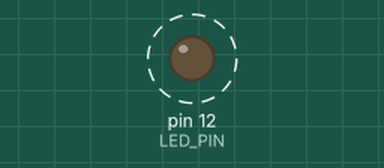
Recording of a program running on a simulated Raspberry Pi (header pin numbers). On the bench: output pins drawn as LEDs (lit = HIGH). Dashed ring = blinking. At 4.0 s the program stops and its outputs stay as they are.

Above: at 0.5 s.
Timing chart, 0 to 4.6 s (numbered marks = the images above):
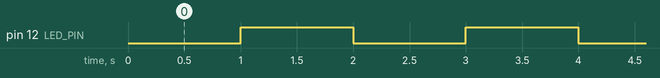

The program:

led.py
```python
import RPi.GPIO as GPIO
import time

LED_PIN = 12

def setup():
    global p
    GPIO.setmode(GPIO.BOARD)  # physical location
    GPIO.setup(LED_PIN, GPIO.OUT)
    led_off();

def led_off():
    GPIO.output(LED_PIN, GPIO.LOW)

def led_on():
    GPIO.output(LED_PIN, GPIO.HIGH)

def destroy():
    led_off()
    GPIO.cleanup()

if __name__ == '__main__':
    setup()
    time.sleep(1)
    led_on()
    time.sleep(1)
    led_off()
    time.sleep(1)
    led_on()
    time.sleep(1)
    destroy()
```

Measured:
- by itself, pin 12 (LED_PIN): alternates HIGH for 1.0 s and LOW for 1.0 s
